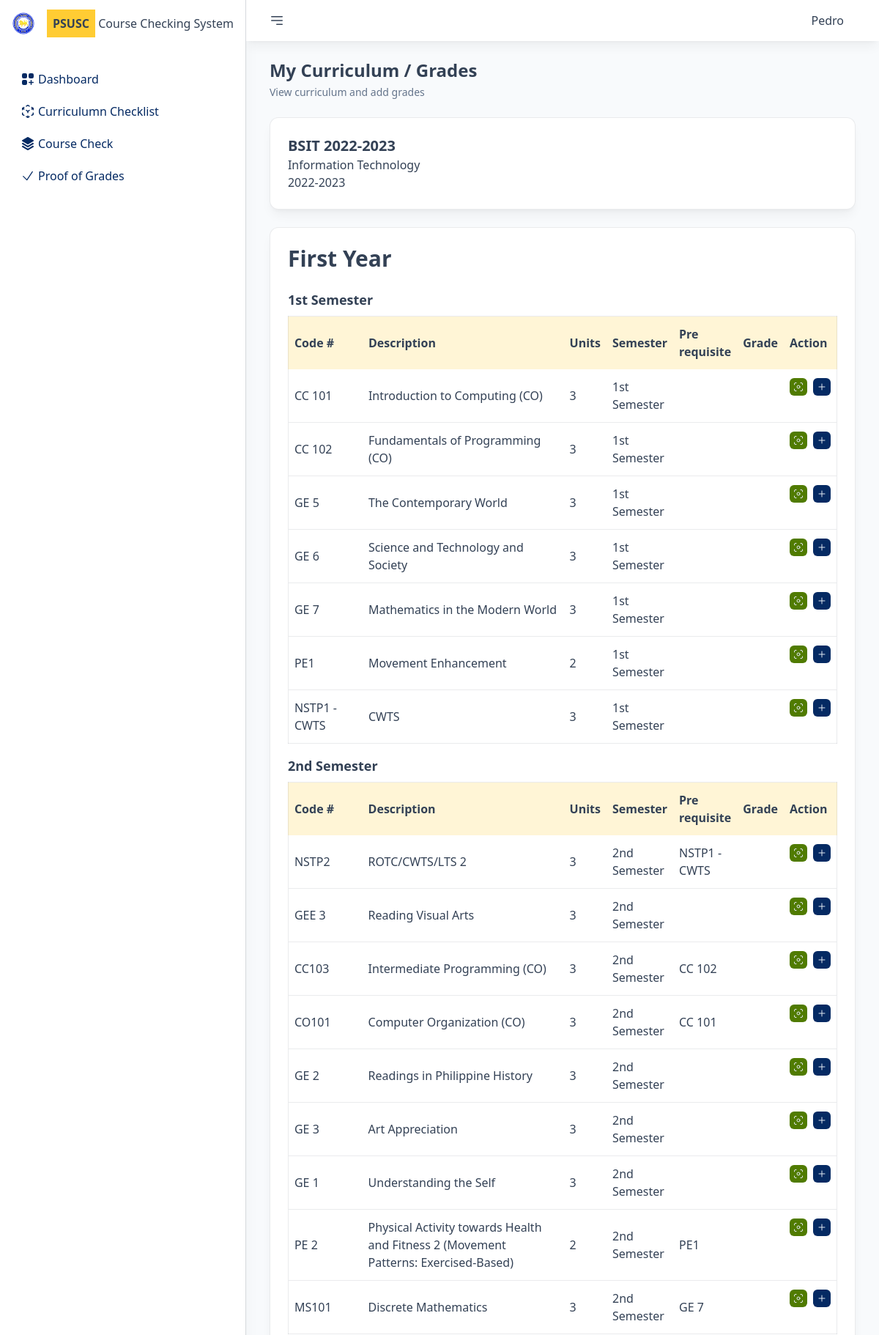
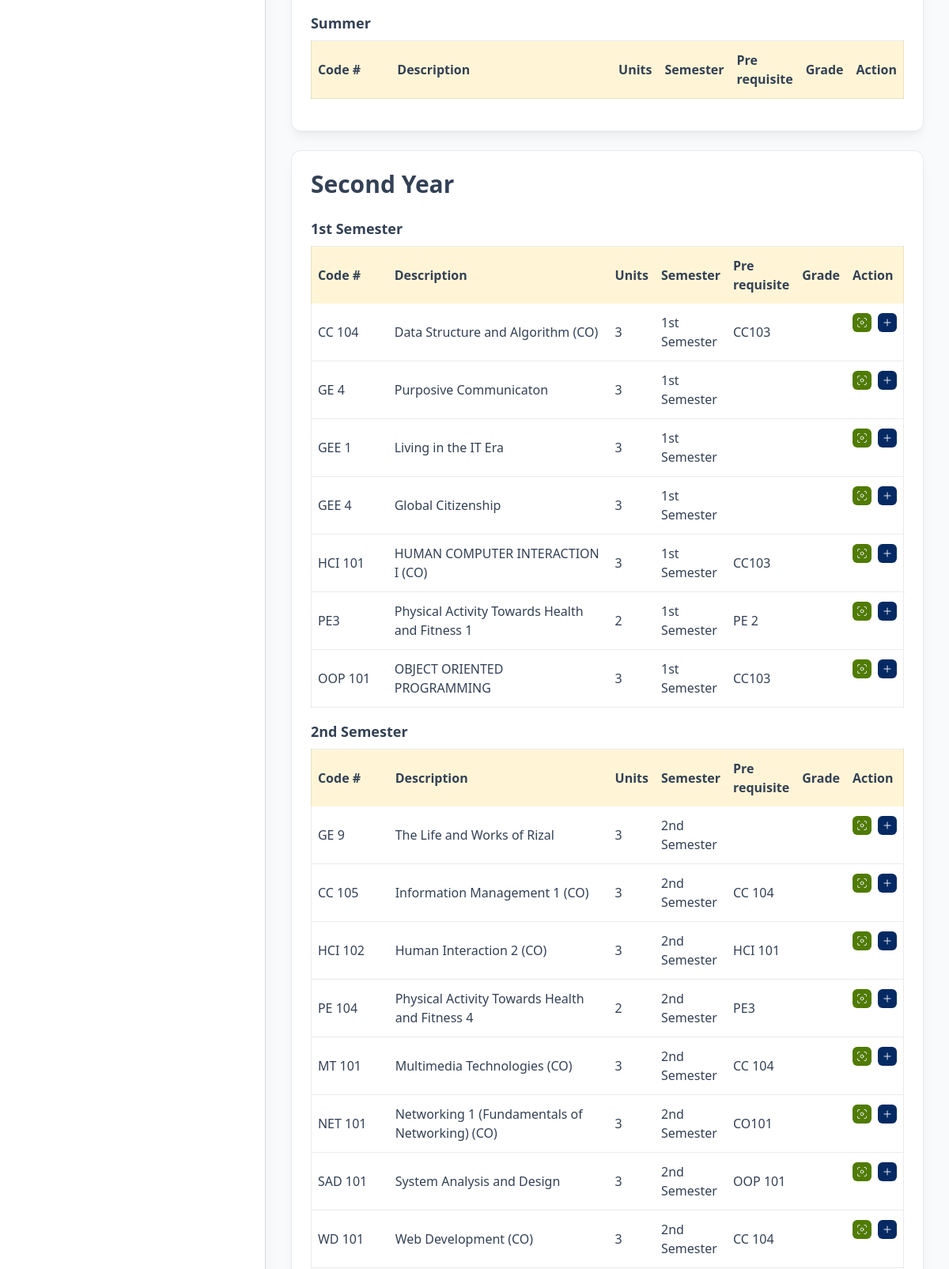
The page /myCurriculums (signed in, upper part) on the database its author committed (2 pictures, top to bottom).
### tables this page shows
CREATE TABLE `students` (
  `id` int(11) NOT NULL,
  `studNo` varchar(50) NOT NULL,
  `fname` varchar(150) NOT NULL,
  `lname` varchar(150) NOT NULL,
  `mname` varchar(150) NOT NULL,
  `email` varchar(150) NOT NULL,
  `courseId` int(11) NOT NULL,
  `currId` int(11) NOT NULL,
  `password` varchar(150) NOT NULL
);

CREATE TABLE `curriculums` (
  `id` int(11) NOT NULL,
  `name` varchar(150) NOT NULL,
  `course_id` int(11) NOT NULL,
  `sy` varchar(50) NOT NULL
);

CREATE TABLE `courses` (
  `id` int(11) NOT NULL,
  `course` varchar(150) NOT NULL,
  `description` varchar(300) NOT NULL
);

CREATE TABLE `schoolyears` (
  `id` int(11) NOT NULL,
  `schoolyear` varchar(50) NOT NULL,
  `status` varchar(50) NOT NULL
);

CREATE TABLE `yearlevels` (
  `id` int(11) NOT NULL,
  `year` varchar(50) NOT NULL
);

CREATE TABLE `semesters` (
  `id` int(11) NOT NULL,
  `sem` varchar(50) NOT NULL,
  `status` varchar(50) NOT NULL
);

CREATE TABLE `subjects` (
  `id` int(11) NOT NULL,
  `subjectCode` varchar(150) NOT NULL,
  `description` text NOT NULL,
  `units` int(11) NOT NULL
);

CREATE TABLE `curriculumdetails` (
  `id` int(11) NOT NULL,
  `currId` int(11) NOT NULL,
  `subId` int(11) NOT NULL,
  `yearId` int(11) NOT NULL,
  `semId` int(11) NOT NULL
);

### public/pages/std/checklists.php (the view, shortened to what the rows shown need)
<?php
require_once(TEMPLATE_PATH . "/header.php");
require_once(TEMPLATE_PATH . "/nav.php");
?>
<div class="px-8">
    <div class="bg-white p-6 rounded-xl shadow-lg shadow-black/5 border border-slate-700/10 mb-6">
        <h2 class="text-xl font-bold"><?= $curriculum->getName() ?></h2>
        <p><?= $curriculum->getCourse()->getDescription() ?></p>
        <p><?= $curriculum->getSyDet()->getSchoolyear() ?></p>
    </div>
    <?php
    foreach ($yearlevels as $year) :
        $y = $year['yearlevels'];
        $s = $year['subjects'];
    ?>
        <div class="bg-white p-6 rounded-xl shadow-lg shadow-black/5 border border-slate-700/10 mb-6">
            <h2 class="text-3xl font-black text-slate-700 mb-6"><?= $y->getYear() ?></h2>
            <?php
            foreach ($semesters as $ssem) {
            ?>
                <h2 class="font-bold text-lg mb-2"><?= $ssem->getSem() ?></h2>
                <table class="w-full border border-slate-700/10 mb-4">
                    <thead>
                        <tr class="bg-accent/20 text-left ">
                            <th class="px-2 py-3 w-32">Code #</th>
                            <th class="px-2 py-3 w-96">Description</th>
                            <th class="px-2 py-3">Units</th>
                            <th class="px-2 py-3">Semester</th>
                            <th class="px-2 py-3">Pre requisite</th>
                            <th class="px-2 py-3">Grade</th>
                            <th class="px-2 py-3">Action</th>
                        </tr>
                    </thead>
                    <tbody class="divide-y divide-slate-700/10 " id="tableBody">
                        <?php
                        foreach ($s as $subject) :
                            $grade = $subject->getGradesByStudent($_SESSION['user_id']);
                            $grades = array();
                            $iscofirmed = 2;
                            if (!empty($grade)) {
                                foreach ($grade as $g) {
                                    $grades[] = $g->getGrade();
                                    $iscofirmed = $g->getIsConfirmed();
                                }
                            } else {
                                $iscofirmed = 2;
                            }
                            $prereq = $subject->getPreReqs();
                            $prereqs = [];
                            foreach ($prereq as $pp) {
                                $prereqs[] = $pp->getCode();
                            }
                            if ($subject->getSem()->getId() == $ssem->getId()) {
                        ?>
                                <tr class="transition-all">
                                    <td class="px-2 py-3"><?= $subject->getSubject()->getSubjectCode() ?></td>
                                    <td class="px-2 py-3"><?= $subject->getSubject()->getDescription() ?></td>
                                    <td class="px-2 py-3"><?= $subject->getSubject()->getUnits() ?></td>
                                    <td class="px-2 py-3"><?= $subject->getSem()->getSem() ?></td>
                                    <td class="px-2 py-3">
                                        <?= implode(", ", $prereqs); ?>
                                    </td>
                                    <td class="px-2 py-3"><?= implode(" / ", $grades) ?></td>
                                    <td class="px-2 py-3 flex flex-row item-center gap-2">
                                        <a href="/grades/viewgrades/<?= $subject->getId() ?>" title="View Grade(s)" class="bg-success hover:bg-success-dark transition-all text-slate-200 p-1 rounded-md">
                                        </a>
                                        <?php
                                        $g = true;
                                        if ($iscofirmed != 1 or $g) {
                                        ?>
                                            <a href="#" title="Add Grade" data-remote="/grades/create/<?= $subject->getId() ?>" data-size="w-full md:w-2/5 lg:w-1/5" class="pop bg-brand-dark hover:bg-brand-light transition-all text-slate-200 p-1 rounded-md">
                                                <svg xmlns="http://www.w3.org/2000/svg" fill="none" viewBox="0 0 24 24" stroke-width="1.5" stroke="currentColor" class="w-4 h-4">
                                                    <path stroke-linecap="round" stroke-linejoin="round" d="M12 6v12m6-6H6" />
                                                </svg>
                                            </a>
                                        <?php } ?>
                                    </td>
                                </tr>
                        <?php
                            }
                        endforeach;
                        ?>
                    </tbody>
                </table>
            <?php } ?>
        </div>
    <?php
    endforeach;
    ?>
</div>
<?php
require_once(TEMPLATE_PATH . "/footer.php");
?>

### public/template/nav.php (shortened to what the rows shown need)
<div class="relative h-screen overflow-y-auto flex-auto flex gap-6 flex-col">
    <div class="sticky top-0 px-8 py-2 flex flex-row justify-between items-center bg-white shadow-lg shadow-black/5">
        <div class="flex flex-row gap-4 p-2 items-center">
            <div class="relative group">
                <a href="#" class="p-2">
                    <?= $userdata->getFname() ?>
                </a>
            </div>
        </div>
    </div>
    <div class="px-8">
        <h2 class="text-2xl font-semibold mb-1"><?= ucfirst($pageTitle) ?></h2>
    </div>

### rows shown on the page
students: fname "Pedro"
curriculums: name "BSIT 2022-2023"
courses: description "Information Technology"
schoolyears: schoolyear "2022-2023"
yearlevels: year "First Year"
semesters: sem "1st Semester", subjects.subjectCode "CC 101", Description "Introduction to Computing (CO)", Units "3", Sem "1st Semester"
curriculumdetails: subjects.subjectCode "CC 102", Description "Fundamentals of Programming (CO)", Units "3", Sem "1st Semester"
curriculumdetails: subjects.subjectCode "GE 5", Description "The Contemporary World", Units "3", Sem "1st Semester"
curriculumdetails: subjects.subjectCode "GE 6", Description "Science and Technology and Society", Units "3", Sem "1st Semester"
curriculumdetails: subjects.subjectCode "GE 7", Description "Mathematics in the Modern World", Units "3", Sem "1st Semester"
curriculumdetails: subjects.subjectCode "PE1", Description "Movement Enhancement", Units "2", Sem "1st Semester"
curriculumdetails: subjects.subjectCode "NSTP1 - CWTS", Description "CWTS", Units "3", Sem "1st Semester"
semesters: sem "2nd Semester"
curriculumdetails: subjects.subjectCode "NSTP2", Description "ROTC/CWTS/LTS 2", Units "3", Sem "2nd Semester", prereqs "NSTP1 - CWTS"
curriculumdetails: subjects.subjectCode "GEE 3", Description "Reading Visual Arts", Units "3", Sem "2nd Semester"
curriculumdetails: subjects.subjectCode "CC103", Description "Intermediate Programming (CO)", Units "3", Sem "2nd Semester", prereqs "CC 102"
curriculumdetails: subjects.subjectCode "CO101", Description "Computer Organization (CO)", Units "3", Sem "2nd Semester", prereqs "CC 101"
curriculumdetails: subjects.subjectCode "GE 2", Description "Readings in Philippine History", Units "3", Sem "2nd Semester"
curriculumdetails: subjects.subjectCode "GE 3", Description "Art Appreciation", Units "3", Sem "2nd Semester"
curriculumdetails: subjects.subjectCode "GE 1", Description "Understanding the Self", Units "3", Sem "2nd Semester"
curriculumdetails: subjects.subjectCode "PE 2", Description "Physical Activity towards Health and Fitness 2 (Movement Patterns: Exercised-Based)", Units "2", Sem "2nd Semester", prereqs "PE1"
curriculumdetails: subjects.subjectCode "MS101", Description "Discrete Mathematics", Units "3", Sem "2nd Semester", prereqs "GE 7"
semesters: sem "Summer"
yearlevels: year "Second Year"
curriculumdetails: subjects.subjectCode "CC 104", Description "Data Structure and Algorithm (CO)", Units "3", Sem "1st Semester", prereqs "CC103"
curriculumdetails: subjects.subjectCode "GE 4", Description "Purposive Communicaton", Units "3", Sem "1st Semester"
curriculumdetails: subjects.subjectCode "GEE 1", Description "Living in the IT Era", Units "3", Sem "1st Semester"
curriculumdetails: subjects.subjectCode "GEE 4", Description "Global Citizenship", Units "3", Sem "1st Semester"
curriculumdetails: subjects.subjectCode "HCI 101", Description "HUMAN COMPUTER INTERACTION I (CO)", Units "3", Sem "1st Semester", prereqs "CC103"
curriculumdetails: subjects.subjectCode "PE3", Description "Physical Activity Towards Health and Fitness 1", Units "2", Sem "1st Semester", prereqs "PE 2"
curriculumdetails: subjects.subjectCode "OOP 101", Description "OBJECT ORIENTED PROGRAMMING", Units "3", Sem "1st Semester", prereqs "CC103"
curriculumdetails: subjects.subjectCode "GE 9", Description "The Life and Works of Rizal", Units "3", Sem "2nd Semester"
curriculumdetails: subjects.subjectCode "CC 105", Description "Information Management 1 (CO)", Units "3", Sem "2nd Semester", prereqs "CC 104"
curriculumdetails: subjects.subjectCode "HCI 102", Description "Human Interaction 2 (CO)", Units "3", Sem "2nd Semester", prereqs "HCI 101"
curriculumdetails: subjects.subjectCode "PE 104", Description "Physical Activity Towards Health and Fitness 4", Units "2", Sem "2nd Semester", prereqs "PE3"
curriculumdetails: subjects.subjectCode "MT 101", Description "Multimedia Technologies (CO)", Units "3", Sem "2nd Semester", prereqs "CC 104"
curriculumdetails: subjects.subjectCode "NET 101", Description "Networking 1 (Fundamentals of Networking) (CO)", Units "3", Sem "2nd Semester", prereqs "CO101"
curriculumdetails: subjects.subjectCode "SAD 101", Description "System Analysis and Design", Units "3", Sem "2nd Semester", prereqs "OOP 101"
curriculumdetails: subjects.subjectCode "WD 101", Description "Web Development (CO)", Units "3", Sem "2nd Semester", prereqs "CC 104"

### other values the page prints
$pageTitle "My Curriculum / Grades"
$pageDesc "View curriculum and add grades"
